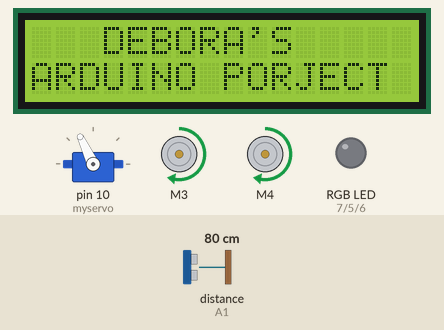
A sketch run on a simulated Arduino Uno, built with avr-gcc and run on an emulated ATmega328P. Parts: servo, 16×2 character LCD, 2 × DC motor (green arrow = forward, orange = backward, longer = faster), an RGB LED mixed from three pins (HIGH = lit). The inputs (shaded band) are chosen by the test bench; at power-on: distance to the obstacle (sensor on A1) 80 cm. The echo pulse lasts 58.3 µs per cm.

Above: at 3.5 s.
At 9.8 s:
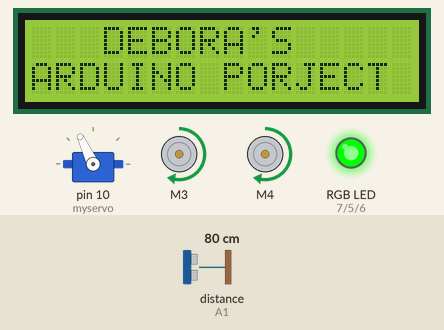
At 13.8 s:
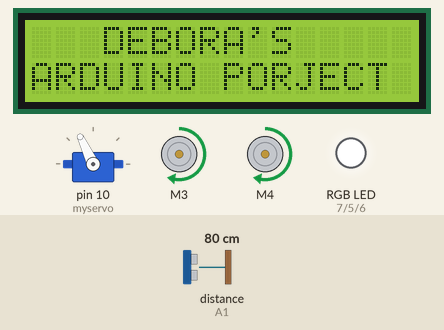
At 15.8 s:
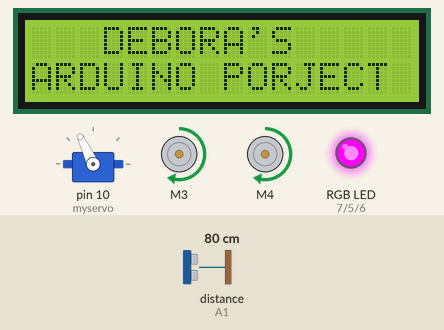
At 26.2 s:
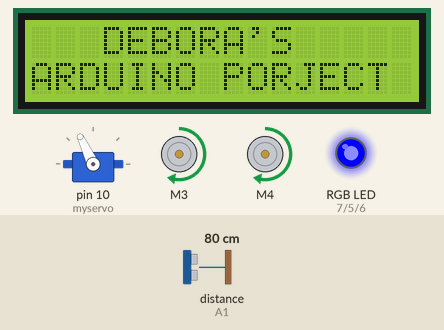
At 36.7 s:
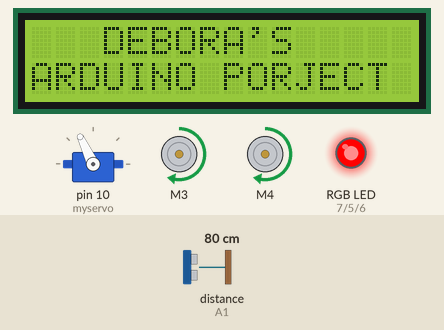
Timing chart, 0 to 40.0 s (numbered marks = the images above):
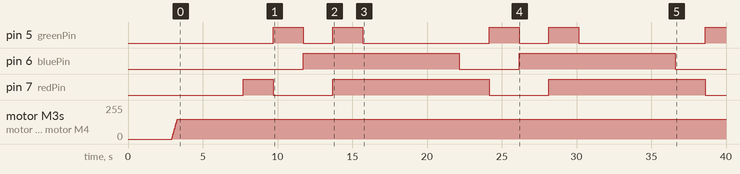

The sketch:

Debora_IoT_Project_RobotCode.ino
```cpp
#include <AFMotor.h>
#include <NewPing.h>
#include <Servo.h>
#include <LiquidCrystal.h>

#define TRIG_PIN A0
#define ECHO_PIN A1
#define MAX_DISTANCE 100
#define MAX_SPEED 150 // sets speed of DC  motors
#define MAX_SPEED_OFFSET 20

NewPing sonar(TRIG_PIN, ECHO_PIN, MAX_DISTANCE);

AF_DCMotor motor3(3, MOTOR34_64KHZ);
AF_DCMotor motor4(4, MOTOR34_64KHZ);
Servo myservo;

boolean goesForward=false;
int distance = 100;
int speedSet = 0;

//ldc pins
int RS = 8;
int E = 9;
int D4 = 10;
int D5 = 3;
int D6 = 12;
int D7 = 13;

LiquidCrystal lcd(RS, E, D4, D5, D6, D7);

//redled and buzzer
int LEDBuzzerPin = 1;

//rgb led pins
int redPin= 7;
int bluePin = 6;
int greenPin = 5;


void setup() {

  myservo.attach(10);
  myservo.write(115);
  delay(2000);
  distance = readPing();
  delay(100);
  distance = readPing();
  delay(100);
  distance = readPing();
  delay(100);
  distance = readPing();
  delay(100);

  lcd.begin(16, 2);

}

void loop() {
 int distanceR = 0;
 int distanceL = 0;
 delay(40);

 if(distance<=25)
 {
  moveStop();
  delay(100);
  moveBackward();
  delay(200);
  moveStop();
  delay(200);
  distanceR = lookRight();
  delay(200);
  distanceL = lookLeft();
  delay(200);

  if(distanceR>=distanceL)
  {
    turnRight();
    moveStop();
  }

  else

  {
    turnLeft();
    moveStop();
  }
 }

 else
 {
  moveForward();
 }
 distance = readPing();

//lcd
lcd.setCursor(3, 0);
lcd.print("DEBORA'S");
lcd.setCursor(0, 1);
lcd.print("ARDUINO PORJECT");

//redled and buzzer
digitalWrite(LEDBuzzerPin,HIGH);
delay(300);
digitalWrite(LEDBuzzerPin,LOW);
delay(4000);

//rgb led
setColor(255, 0, 0); // Red Color
delay(2000);
setColor(0, 255, 0); // Green Color
delay(2000);
setColor(0, 0, 255); // Blue Color
delay(2000);
setColor(255, 255, 255); // White Color
delay(2000);
setColor(170, 0, 255); // Purple Color
delay(2000);
}

void setColor(int redValue, int greenValue, int blueValue) {
  analogWrite(redPin, redValue);
  analogWrite(greenPin, greenValue);
  analogWrite(bluePin, blueValue);
}

//robot movements
int lookRight()
{
    myservo.write(50);
    delay(500);
    int distance = readPing();
    delay(100);
    myservo.write(115);
    return distance;
}

int lookLeft()
{
    myservo.write(170);
    delay(500);
    int distance = readPing();
    delay(100);
    myservo.write(115);
    return distance;
    delay(100);
}

int readPing() {
  delay(100);
  int cm = sonar.ping_cm();
  if(cm==0)
  {
    cm = 250;
  }
  return cm;
}

void moveStop() {
  motor3.run(RELEASE);
  motor4.run(RELEASE);
  }

void moveForward() {

 if(!goesForward)
  {
    goesForward=true;
    motor3.run(FORWARD);
    motor4.run(FORWARD);
   for (speedSet = 0; speedSet < MAX_SPEED; speedSet +=2) // slowly bring the speed up to avoid loading down the batteries too quickly
   {
    motor3.setSpeed(speedSet);
    motor4.setSpeed(speedSet);
    delay(5);
   }
  }
}

void moveBackward() {
    goesForward=false;
    motor3.run(BACKWARD);
    motor4.run(BACKWARD);
  for (speedSet = 0; speedSet < MAX_SPEED; speedSet +=2) // slowly bring the speed up to avoid loading down the batteries too quickly
  {;
    motor3.setSpeed(speedSet);
    motor4.setSpeed(speedSet);
    delay(5);
  }
}

void turnRight() {
  motor3.run(FORWARD);
  motor4.run(BACKWARD);
  delay(500);
  motor3.run(FORWARD);
  motor4.run(FORWARD);
}

void turnLeft() {
  motor3.run(BACKWARD);
  motor4.run(FORWARD);
  delay(500);
  motor3.run(FORWARD);
  motor4.run(FORWARD);
}
```

Measured:
- by itself, pin 5 (greenPin): LOW → HIGH at 9.7 s, → LOW 2.0 s later, → HIGH 2.0 s later, → LOW 2.0 s later, … (9 changes in this stretch)
- by itself, pin 6 (bluePin): alternates HIGH for 10.4 s and LOW for 4.0 s
- by itself, pin 7 (redPin): repeats every 14.4 s: LOW 4.0 s, HIGH 10.4 s
- by itself, motor M3, motor M4: moves from stopped to forward 148/255 over 0.37 s
